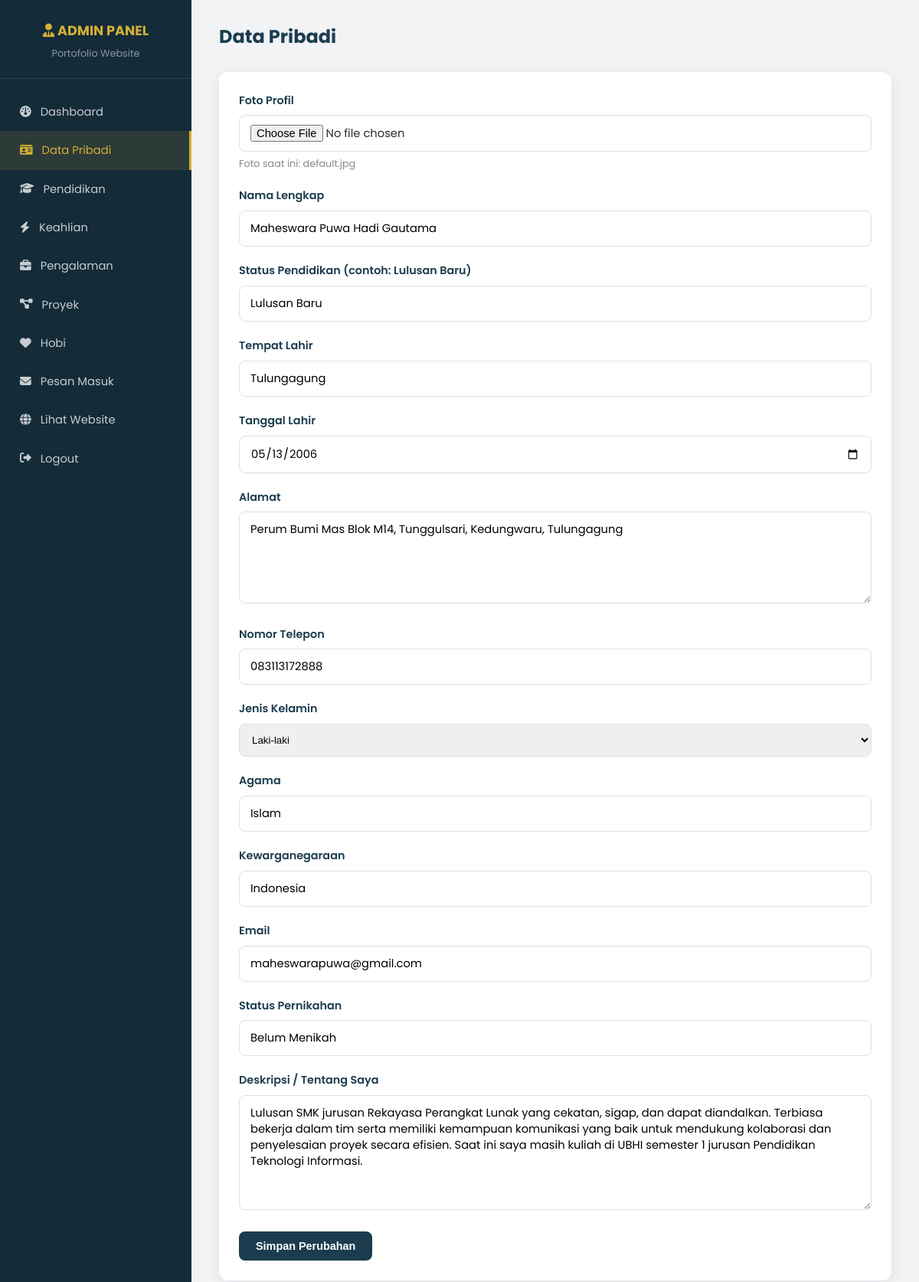
The app's page /profil.php (signed in) with its own data.
### tables this page shows
CREATE TABLE profil (
    id INT AUTO_INCREMENT PRIMARY KEY,
    nama_lengkap VARCHAR(100) NOT NULL,
    status_pendidikan VARCHAR(100) DEFAULT 'Lulusan Baru',
    tempat_lahir VARCHAR(100),
    tanggal_lahir DATE,
    alamat TEXT,
    no_telepon VARCHAR(20),
    jenis_kelamin VARCHAR(20),
    agama VARCHAR(50),
    kewarganegaraan VARCHAR(50),
    email VARCHAR(100),
    status_pernikahan VARCHAR(50),
    deskripsi TEXT,
    foto VARCHAR(255) DEFAULT 'default.jpg',
    created_at TIMESTAMP DEFAULT CURRENT_TIMESTAMP,
    updated_at TIMESTAMP DEFAULT CURRENT_TIMESTAMP ON UPDATE CURRENT_TIMESTAMP
);

### fungsi.php (called while the page is built, shortened)
<?php
require_once __DIR__ . '/../config/koneksi.php';
function ambilProfil()
{
    global $koneksi;
    $query = "SELECT * FROM profil ORDER BY id DESC LIMIT 1";
    $hasil = mysqli_query($koneksi, $query);
    return mysqli_fetch_assoc($hasil);
}

### profil.php (the view, shortened to what this page needs)
<?php require_once __DIR__ . '/admin_header.php'; ?>
<?php
$profil = ambilProfil();
?>
<div class="admin-topbar">
    <h1>Data Pribadi</h1>
</div>
<div class="kartu-admin">
    <form method="POST" enctype="multipart/form-data">
        <div class="form-group">
            <label>Foto Profil</label>
            <input type="file" name="foto" accept="image/*">
            <p style="font-size:0.8rem;color:#888;margin-top:5px;">Foto saat ini: <?= htmlspecialchars($profil['foto']) ?></p>
        </div>
        <div class="form-group">
            <label>Nama Lengkap</label>
            <input type="text" name="nama_lengkap" value="<?= htmlspecialchars($profil['nama_lengkap']) ?>" required>
        </div>
        <div class="form-group">
            <label>Status Pendidikan (contoh: Lulusan Baru)</label>
            <input type="text" name="status_pendidikan" value="<?= htmlspecialchars($profil['status_pendidikan']) ?>">
        </div>
        <div class="form-group">
            <label>Tempat Lahir</label>
            <input type="text" name="tempat_lahir" value="<?= htmlspecialchars($profil['tempat_lahir']) ?>">
        </div>
        <div class="form-group">
            <label>Tanggal Lahir</label>
            <input type="date" name="tanggal_lahir" value="<?= htmlspecialchars($profil['tanggal_lahir']) ?>">
        </div>
        <div class="form-group">
            <label>Alamat</label>
            <textarea name="alamat"><?= htmlspecialchars($profil['alamat']) ?></textarea>
        </div>
        <div class="form-group">
            <label>Nomor Telepon</label>
            <input type="text" name="no_telepon" value="<?= htmlspecialchars($profil['no_telepon']) ?>">
        </div>
        <div class="form-group">
            <label>Jenis Kelamin</label>
            <select name="jenis_kelamin" style="width:100%;padding:12px;border-radius:8px;border:1.5px solid #e0e0e0;">
                <option value="Laki-laki" <?= $profil['jenis_kelamin'] === 'Laki-laki' ? 'selected' : '' ?>>Laki-laki</option>
            </select>
        </div>
        <div class="form-group">
            <label>Agama</label>
            <input type="text" name="agama" value="<?= htmlspecialchars($profil['agama']) ?>">
        </div>
        <div class="form-group">
            <label>Kewarganegaraan</label>
            <input type="text" name="kewarganegaraan" value="<?= htmlspecialchars($profil['kewarganegaraan']) ?>">
        </div>
        <div class="form-group">
            <label>Email</label>
            <input type="email" name="email" value="<?= htmlspecialchars($profil['email']) ?>">
        </div>
        <div class="form-group">
            <label>Status Pernikahan</label>
            <input type="text" name="status_pernikahan" value="<?= htmlspecialchars($profil['status_pernikahan']) ?>">
        </div>
        <div class="form-group">
            <label>Deskripsi / Tentang Saya</label>
            <textarea name="deskripsi" style="min-height:150px;"><?= htmlspecialchars($profil['deskripsi']) ?></textarea>
        </div>
        <button type="submit" class="btn-tambah">Simpan Perubahan</button>
    </form>
</div>

### style.css (style rules this page uses)
:root { --warna-utama: #1c3d4f; --warna-utama-tua: #142b38; --warna-aksen: #d4af37; --warna-terang: #f4f6f7; --warna-teks: #2c2c2c; --warna-putih: #ffffff; --bayangan: 0 4px 20px rgba(0, 0, 0, 0.08); --radius: 14px; }
* { margin: 0; padding: 0; box-sizing: border-box; }
body { font-family: 'Poppins', 'Segoe UI', Arial, sans-serif; background: var(--warna-terang); color: var(--warna-teks); line-height: 1.65; scroll-behavior: smooth; }
.form-group { margin-bottom: 20px; }
.form-group label { display: block; margin-bottom: 7px; font-weight: 600; color: var(--warna-utama); font-size: 0.9rem; }
.form-group input, .form-group textarea { width: 100%; padding: 12px 14px; border: 1.5px solid #e0e0e0; border-radius: 8px; font-family: inherit; font-size: 0.92rem; transition: 0.2s; }
.form-group textarea { resize: vertical; min-height: 120px; }
.admin-body { background: #f1f3f5; font-family: 'Poppins', sans-serif; }
.admin-topbar { display: flex; justify-content: space-between; align-items: center; margin-bottom: 26px; }
.admin-topbar h1 { font-size: 1.5rem; color: var(--warna-utama); }
.kartu-admin { background: var(--warna-putih); border-radius: 12px; box-shadow: var(--bayangan); padding: 26px; margin-bottom: 26px; }
.btn-tambah { background: var(--warna-utama); color: var(--warna-putih); padding: 11px 22px; border-radius: 8px; font-weight: 600; font-size: 0.9rem; border: none; cursor: pointer; }

### records on screen
profil: foto "default.jpg", nama_lengkap "Maheswara Puwa Hadi Gautama", status_pendidikan "Lulusan Baru", tempat_lahir "Tulungagung", tanggal_lahir "05/13/2006", alamat "Perum Bumi Mas Blok M14, Tunggulsari, Kedungwaru, Tulungagung", no_telepon "083113172888", jenis_kelamin "Laki-laki", agama "Islam", kewarganegaraan "Indonesia", email "maheswarapuwa@gmail.com", status_pernikahan "Belum Menikah", deskripsi "Lulusan SMK jurusan Rekayasa Perangkat Lunak yang cekatan, sigap, dan dapat diandalkan. Terbiasa bekerja dalam tim serta memiliki kemampuan komunikasi yang baik untuk mendukung kolaborasi dan penyelesaian proyek secara efisien. Saat ini saya masih kuliah di UBHI semester 1 jurusan Pendidikan Teknologi Informasi."
